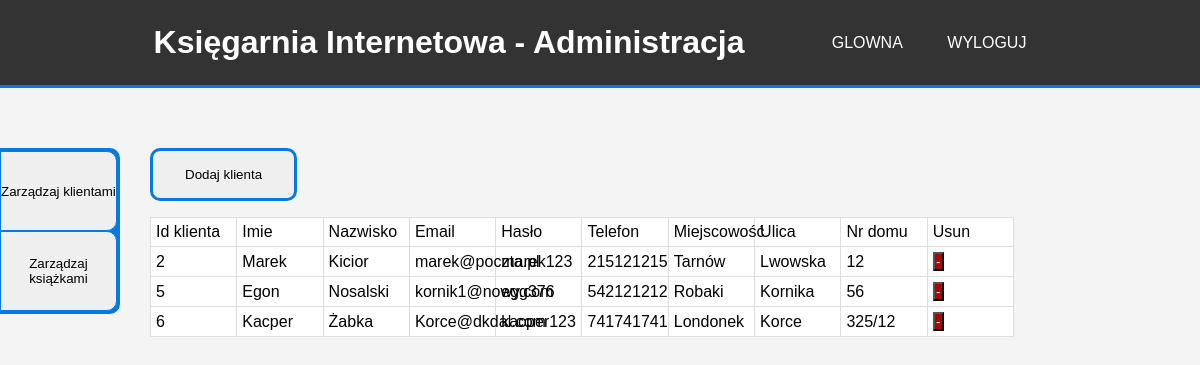
Screenshot of /Ksiegarnia/client.php (signed in) with the database file from the repository.
### tables this page shows
CREATE TABLE `klient` (
  `Id_klienta` int(11) NOT NULL,
  `Nazwisko` varchar(30) NOT NULL,
  `Imie` varchar(15) NOT NULL,
  `haslo` varchar(50) NOT NULL,
  `Miejscowosc` varchar(20) NOT NULL,
  `Ulica` varchar(15) NOT NULL,
  `Nr_domu` text NOT NULL,
  `Telefon` int(11) NOT NULL,
  `AdresEmail` text NOT NULL,
  `admin` tinyint(1) DEFAULT NULL
);

### Ksiegarnia/client.php (the view, shortened to what this page needs)
<!DOCTYPE html>
<html>
<head>
    <link rel="stylesheet" href="styles/style.css">
    <link rel="stylesheet" href="styles/admin.css">
</head>
<body>
    <?php require 'header4.php'?>
    <aside>
        <a href="client.php"><button class="menu">Zarządzaj klientami</button></a>
        <a href="book.php"><button class="menu">Zarządzaj książkami</button></a>
    </aside>
    <main class="main-left">
        <a href="addclient.php"><button id="ad">Dodaj klienta</button></a>
    <table>
        <tr>
            <td>Id klienta</td>
            <td>Imie</td>
            <td>Nazwisko</td>
            <td>Email</td>
            <td>Hasło</td>
            <td>Telefon</td>
            <td>Miejscowość</td>
            <td>Ulica</td>
            <td>Nr domu</td>
            <td>Usun</td>
        </tr>
        <?php
        require 'connect.php';
        $query2 = "SELECT * from klient";
        $result2 = mysqli_query($conn,$query2);
        while($row = mysqli_fetch_assoc($result2))
        {
            echo '<tr>';
            echo '<td>' . $row['Id_klienta']. '</td>';
            echo '<td>' . $row['Imie'] . '</td>';
            echo '<td>' . $row['Nazwisko'] . '</td>';
            echo '<td>' .  $row['AdresEmail']. '</td>';
            echo '<td>' .  $row['haslo']. '</td>';
            echo '<td>' .  $row['Telefon']. '</td>';
            echo '<td>' .  $row['Miejscowosc']. '</td>';
            echo '<td>' .  $row['Ulica']. '</td>';
            echo '<td>' .  $row['Nr_domu']. '</td>';
            echo '<td><form method="POST" action="removeklient.php">
                    <input type="hidden" name="id_klienta" value="' . $row["Id_klienta"] . '">
                    <button type="submit" name="usun" id="usun">-</button></td>';
            echo '</tr>';
        }
        ?>
    </table>
    </main>
</body>
</html>

### Ksiegarnia/styles/style.css (style rules this page uses)
* { margin: 0; padding: 0; box-sizing: border-box; }
body { font-family: Arial, sans-serif; margin: 0; padding: 0; background-color: #f4f4f4; }

### Ksiegarnia/styles/admin.css (style rules this page uses)
main { margin-top: 3%; margin-left: 5%; }
.main-left { align-items: flex-start; margin: 5% 12.5%; }
table { border: 1px solid #dededf; height: 100%; width: 90%; table-layout: fixed; border-collapse: collapse; border-spacing: 1px; text-align: left; }
td { border: 1px solid #dededf; background-color: #ffffff; color: #000000; padding: 5px; }
#usun { height: 5%; width: 15%; color: #ffffff; background-color: #b30000; }
aside { float: left; margin-top: 5%; background-color: #0779e4 ; width: 10%; border-top-right-radius: 10px; border-bottom-right-radius: 10px; padding-top: 0.2rem; padding-right: 0.2rem; padding-bottom: 0.2rem; }
.menu { width: 100%; height: 5rem; border: #0779e4 solid 1px; border-top-right-radius: 10px; border-bottom-right-radius: 10px; }
main { width: 80%; display: flex; align-items: center; flex-direction: column; }
#ad { padding: 1rem 2rem; margin-bottom: 1rem; border: #0779e4 solid; border-radius: 10px; }
button { cursor: pointer; }

### rows the page displays
klient: Id_klienta "2", Imie "Marek", Nazwisko "Kicior", AdresEmail "marek@poczta.pl", haslo "marek123", Telefon "215121215", Miejscowosc "Tarnów", Ulica "Lwowska", Nr_domu "12"
klient: Id_klienta "5", Imie "Egon", Nazwisko "Nosalski", AdresEmail "kornik1@nowy.com", haslo "egg376", Telefon "542121212", Miejscowosc "Robaki", Ulica "Kornika", Nr_domu "56"
klient: Id_klienta "6", Imie "Kacper", Nazwisko "Żabka", AdresEmail "Korce@dkdal.com", haslo "kacper123", Telefon "741741741", Miejscowosc "Londonek", Ulica "Korce", Nr_domu "325/12"
